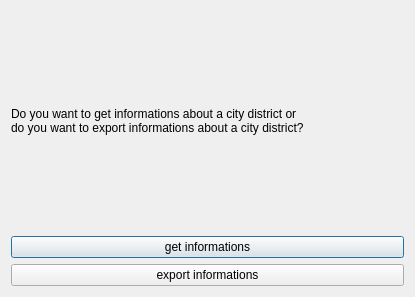
<?xml version="1.0" encoding="UTF-8"?>
<ui version="4.0">
 <class>MuensterCityDistrictToolsDialogBase</class>
 <widget class="QDialog" name="MuensterCityDistrictToolsDialogBase">
  <property name="geometry">
   <rect>
    <x>0</x>
    <y>0</y>
    <width>415</width>
    <height>297</height>
   </rect>
  </property>
  <property name="windowTitle">
   <string>MuensterCityDistrictTools</string>
  </property>
  <layout class="QVBoxLayout" name="verticalLayout">
   <item>
    <widget class="QLabel" name="label">
     <property name="text">
      <string>Do you want to get informations about a city district or 
do you want to export informations about a city district?</string>
     </property>
    </widget>
   </item>
   <item>
    <widget class="QPushButton" name="pbQuery">
     <property name="text">
      <string>get informations</string>
     </property>
    </widget>
   </item>
   <item>
    <widget class="QPushButton" name="pbExport">
     <property name="text">
      <string>export informations</string>
     </property>
    </widget>
   </item>
  </layout>
 </widget>
 <resources/>
 <connections/>
</ui>
